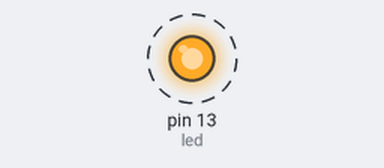
Bench run of a sketch on a simulated Arduino Uno, built with avr-gcc and run on an emulated ATmega328P. Parts: output pins drawn as LEDs (lit = HIGH). Dashed ring = blinking.

Above: at 0.15 s.
Timing chart, 0 to 3.0 s (numbered marks = the images above):
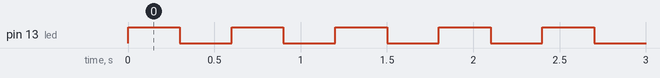

The sketch:

blinking_LED_for_a_certain_no._of_times_using_while_loop.ino
```cpp
int led = 13;
int i=0;

void setup() {
  // put your setup code here, to run once:
pinMode(led , OUTPUT);
}

void loop() {
  // put your main code here, to run repeatedly:

  while (i<5)
  {
  digitalWrite(led,HIGH);
  delay(300);
  digitalWrite(led,LOW);
  delay(300);
  i++;
  }
  digitalWrite(led,LOW);
}
```

Measured:
- by itself, pin 13 (led): alternates HIGH for 0.30 s and LOW for 0.30 s, 10 changes in all, then stays LOW
